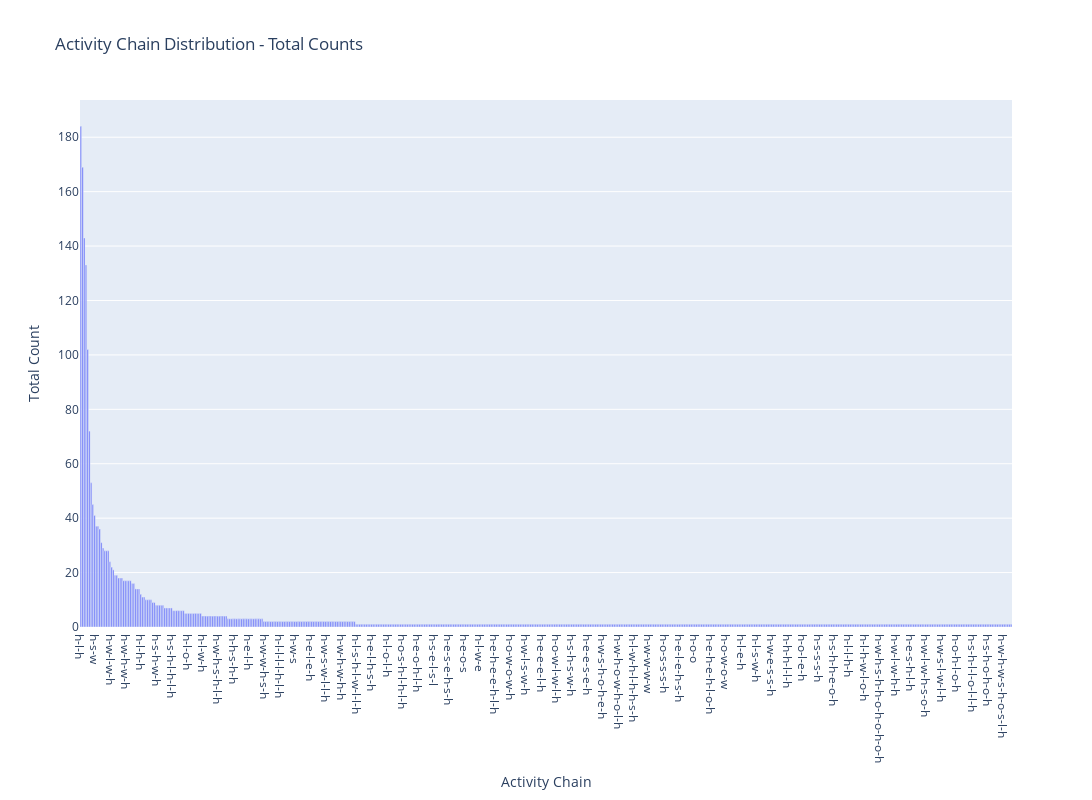

Source (notebook cell):
### Code cell
# Calculate total counts for each activity chain
chain_counts = df_activity_chains['activity_chain'].value_counts().reset_index()
chain_counts.columns = ['Activity Chain', 'Count']

# Plot total counts
fig = px.bar(chain_counts, x='Activity Chain', y='Count', title='Activity Chain Distribution - Total Counts',
             labels={'Count': 'Total Count', 'Activity Chain': 'Activity Chain'})
fig.update_layout(width=1600, height=800)
fig.show()

### Figure 1 — Plotly figure (JSON) as saved in the notebook; plotly's stock layout.template omitted (floating-point values rounded to 4 significant figures; data arrays with more than 128 entries replaced by an {"elided": "..."} marker saying what was removed)
{"data": [{"alignmentgroup": "True", "hovertemplate": "Activity Chain=%{x}<br>Total Count=%{y}<extra></extra>", "legendgroup": "", "marker": {"color": "#636efa", "pattern": {"shape": ""}}, "name": "", "offsetgroup": "", "orientation": "v", "showlegend": false, "textposition": "auto", "type": "bar", "x": {"elided": "545 str values"}, "xaxis": "x", "y": {"elided": "545 int values"}, "yaxis": "y"}], "layout": {"barmode": "relative", "height": 800, "legend": {"tracegroupgap": 0}, "title": {"text": "Activity Chain Distribution - Total Counts"}, "width": 1600, "xaxis": {"anchor": "y", "domain": [0, 1], "title": {"text": "Activity Chain"}}, "yaxis": {"anchor": "x", "domain": [0, 1], "title": {"text": "Total Count"}}}}
